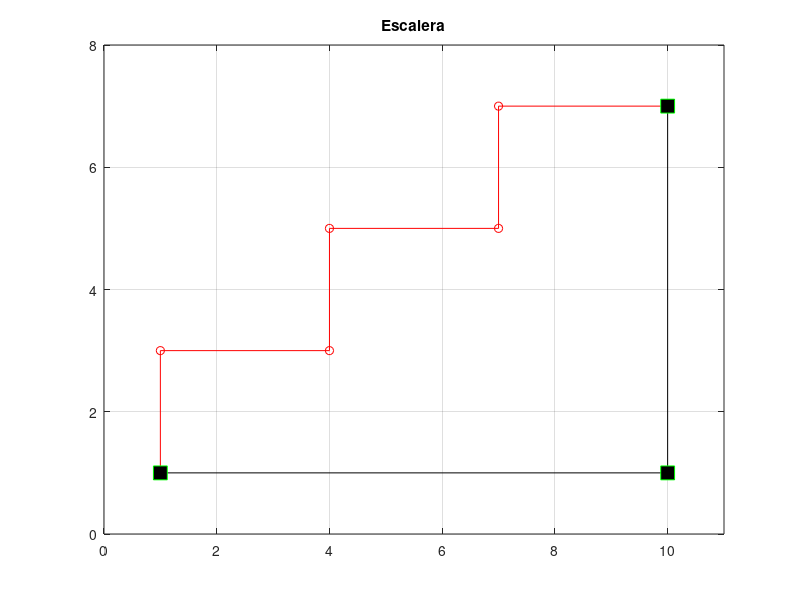

Write the MATLAB code that produced this figure.
% test 4
%


clear



plot([1 1 4 4 7 7 10],[1 3 3 5 5 7 7],'or-',[10 10 1],[7 1 1],'sk-','MarkerSize',10,'MarkerFaceColor','k','MarkerEdge','g')
axis([0 11 0 8])
grid on
title('Escalera')
